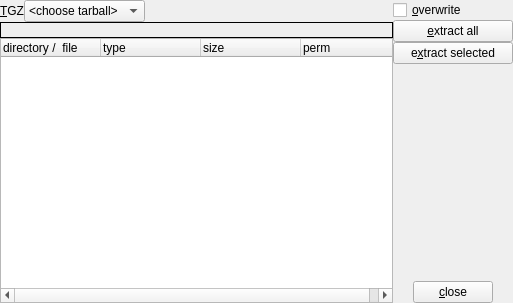
<?xml version="1.0" encoding="UTF-8"?>
<ui version="4.0">
 <class>MArchiver</class>
 <widget class="QWidget" name="MArchiver">
  <property name="geometry">
   <rect>
    <x>0</x>
    <y>0</y>
    <width>513</width>
    <height>303</height>
   </rect>
  </property>
  <property name="windowTitle">
   <string>TGZ manager</string>
  </property>
  <property name="windowIcon">
   <iconset resource="resfile.qrc">
    <normaloff>:/new/icons/icons/tgz.png</normaloff>:/new/icons/icons/tgz.png</iconset>
  </property>
  <layout class="QHBoxLayout" name="horizontalLayout_2">
   <item>
    <layout class="QVBoxLayout" name="verticalLayout_2">
     <item>
      <widget class="QWidget" name="wdgPanel1" native="true">
       <property name="sizePolicy">
        <sizepolicy hsizetype="Expanding" vsizetype="Preferred">
         <horstretch>0</horstretch>
         <verstretch>0</verstretch>
        </sizepolicy>
       </property>
       <layout class="QHBoxLayout" name="horizontalLayout">
        <item>
         <widget class="QLabel" name="label">
          <property name="text">
           <string notr="true">&amp;TGZ</string>
          </property>
          <property name="buddy">
           <cstring>cmbTgz</cstring>
          </property>
         </widget>
        </item>
        <item>
         <widget class="QComboBox" name="cmbTgz">
          <property name="sizeAdjustPolicy">
           <enum>QComboBox::AdjustToContentsOnFirstShow</enum>
          </property>
          <item>
           <property name="text">
            <string>&lt;choose tarball&gt;</string>
           </property>
          </item>
         </widget>
        </item>
        <item>
         <spacer name="horizontalSpacer">
          <property name="orientation">
           <enum>Qt::Horizontal</enum>
          </property>
          <property name="sizeHint" stdset="0">
           <size>
            <width>40</width>
            <height>20</height>
           </size>
          </property>
         </spacer>
        </item>
       </layout>
      </widget>
     </item>
     <item>
      <widget class="QLabel" name="lblPath">
       <property name="frameShape">
        <enum>QFrame::Box</enum>
       </property>
       <property name="text">
        <string/>
       </property>
       <property name="wordWrap">
        <bool>true</bool>
       </property>
       <property name="textInteractionFlags">
        <set>Qt::TextSelectableByKeyboard|Qt::TextSelectableByMouse</set>
       </property>
      </widget>
     </item>
     <item>
      <widget class="QTreeWidget" name="treeItems">
       <property name="selectionMode">
        <enum>QAbstractItemView::MultiSelection</enum>
       </property>
       <property name="rootIsDecorated">
        <bool>false</bool>
       </property>
       <property name="itemsExpandable">
        <bool>false</bool>
       </property>
       <property name="expandsOnDoubleClick">
        <bool>false</bool>
       </property>
       <column>
        <property name="text">
         <string>directory /  file</string>
        </property>
       </column>
       <column>
        <property name="text">
         <string>type</string>
        </property>
       </column>
       <column>
        <property name="text">
         <string>size</string>
        </property>
       </column>
       <column>
        <property name="text">
         <string>perm</string>
        </property>
       </column>
      </widget>
     </item>
    </layout>
   </item>
   <item>
    <widget class="QWidget" name="wdgPanel2" native="true">
     <layout class="QVBoxLayout" name="verticalLayout">
      <item>
       <widget class="QCheckBox" name="cbOverwrite">
        <property name="text">
         <string>&amp;overwrite</string>
        </property>
       </widget>
      </item>
      <item>
       <widget class="QPushButton" name="btAll">
        <property name="text">
         <string>&amp;extract all</string>
        </property>
       </widget>
      </item>
      <item>
       <widget class="QPushButton" name="btSel">
        <property name="text">
         <string>e&amp;xtract selected</string>
        </property>
       </widget>
      </item>
      <item>
       <spacer name="verticalSpacer">
        <property name="orientation">
         <enum>Qt::Vertical</enum>
        </property>
        <property name="sizeHint" stdset="0">
         <size>
          <width>20</width>
          <height>111</height>
         </size>
        </property>
       </spacer>
      </item>
      <item>
       <layout class="QHBoxLayout" name="horizontalLayout_3">
        <item>
         <spacer name="horizontalSpacer_3">
          <property name="orientation">
           <enum>Qt::Horizontal</enum>
          </property>
          <property name="sizeType">
           <enum>QSizePolicy::Fixed</enum>
          </property>
          <property name="sizeHint" stdset="0">
           <size>
            <width>20</width>
            <height>20</height>
           </size>
          </property>
         </spacer>
        </item>
        <item>
         <widget class="QPushButton" name="btClose">
          <property name="text">
           <string>&amp;close</string>
          </property>
          <property name="icon">
           <iconset resource="resfile.qrc">
            <normaloff>:/new/icons/icons/stop.png</normaloff>:/new/icons/icons/stop.png</iconset>
          </property>
          <property name="shortcut">
           <string>Esc</string>
          </property>
         </widget>
        </item>
        <item>
         <spacer name="horizontalSpacer_2">
          <property name="orientation">
           <enum>Qt::Horizontal</enum>
          </property>
          <property name="sizeType">
           <enum>QSizePolicy::Fixed</enum>
          </property>
          <property name="sizeHint" stdset="0">
           <size>
            <width>20</width>
            <height>20</height>
           </size>
          </property>
         </spacer>
        </item>
       </layout>
      </item>
     </layout>
    </widget>
   </item>
  </layout>
 </widget>
 <layoutdefault spacing="0" margin="0"/>
 <resources>
  <include location="resfile.qrc"/>
 </resources>
 <connections/>
</ui>
